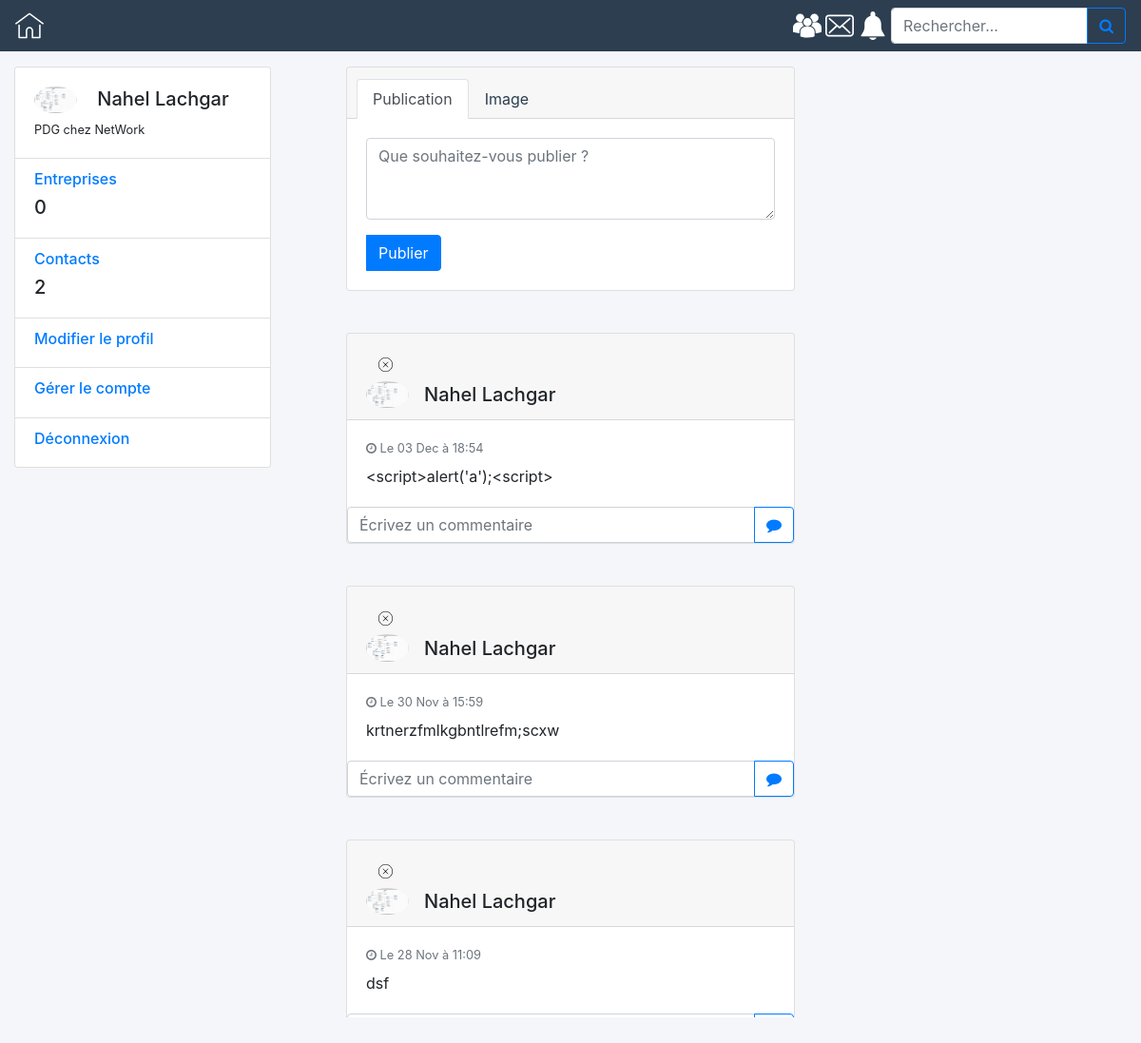
/index.php?action=home (signed in), run on the app's committed database.
### tables this page shows
CREATE TABLE IF NOT EXISTS `users` (
  `id` INT NOT NULL AUTO_INCREMENT,
  `lastName` VARCHAR(45) NULL,
  `name` VARCHAR(45) NOT NULL,
  `email` VARCHAR(45) NOT NULL,
  `phone` VARCHAR(10) NULL,
  `photo` VARCHAR(255) NULL,
  `password` VARCHAR(256) NOT NULL,
  `status` ENUM('company', 'employee') NOT NULL,
  `job` VARCHAR(45) NULL,
  `company` VARCHAR(45) NULL,
  `town` VARCHAR(45) NULL,
  `active` ENUM('activated', 'disabled') NOT NULL,
  PRIMARY KEY (`id`),
  UNIQUE INDEX `id_UNIQUE` (`id` ASC) ,
  UNIQUE INDEX `mail_UNIQUE` (`email` ASC) );

CREATE TABLE IF NOT EXISTS `publications` (
  `id` INT NOT NULL AUTO_INCREMENT,
  `content` LONGTEXT NULL,
  `postDate` DATETIME NULL,
  `type` ENUM('text', 'image') NOT NULL,
  PRIMARY KEY (`id`),
  UNIQUE INDEX `id_UNIQUE` (`id` ASC) );

### model/selectModel.php (called while the page is built, shortened)
<?php
function getProfile($userId)
{
    $db = dbConnect();
    $profile = $db->prepare('SELECT * FROM users WHERE id =?');
    $profile->execute(array($userId));
    $profileFetch = $profile->fetch();
    return $profileFetch;
}
function getContacts($userId)
{
    $db = dbConnect();
    $contactsId = $db->prepare('SELECT user AS id FROM contacts WHERE `status` LIKE "accepted" AND contact = :id
            UNION
            SELECT contact AS id FROM contacts WHERE `status` LIKE "accepted" AND user = :id');
    $contactsId->execute(array(
        "id" => $userId
    ));
    return $contactsId;
}
function getContactsPosts($userId)
{
    $db = dbConnect();
    $contacts = getContacts($userId);
        $contactsFetch = $contacts->fetchAll(PDO::FETCH_ASSOC);
        if (count($contactsFetch) > 1) {
        $posts = $db->prepare('SELECT p.id AS publicationId,p.*,u.lastName AS lastName,u.name AS name, u.job AS job, u.company AS company, u.id AS contactId,u.photo AS photo FROM users u
            JOIN post ON u.id = post.user
            JOIN publications p ON post.publication = p.id
            WHERE post.user = ? OR post.user = ?
            ORDER BY p.postDate DESC');
        for ($i = 0; $i < count($contactsFetch); $i++) {
            $posts->execute(array($contactsFetch[$i]['id'], $userId));
            $postsFetch = $posts->fetchAll(PDO::FETCH_ASSOC);
            $contactsPosts[$i] = $postsFetch;
        }
        if (count($contactsPosts) > 1) {
            for ($i = 1; $i < (count($contactsPosts) - 1); $i++) {
                $contactsPosts[0] = array_merge($contactsPosts[$i], $contactsPosts[0]);
            }
            $contactsPosts = array_merge($contactsPosts[$i], $contactsPosts[0]);
            function deleteDouble($array)
            {
                $i = 0;
                while ($i < count($array) - 1) {
                    $j = $i + 1;
                    while ($j < count($array)) {
                        if (!isset($array[$i])) {
                            $i++;
                        }
                        if (!isset($array[$j])) {
                            $j++;
                        } else if (isset($array[$j])) {
                            if ($array[$i]['id'] == $array[$j]['id']) {
                                unset($array[$j]);
                                $j++;
                            } else if ($array[$i]['id'] != $array[$j]['id']) {
                                $j++;
                            }
                        }
                    }
                    $i++;
                }
                $array = array_values($array);
                return $array;
            }
            $contactsPosts = deleteDouble($contactsPosts);
            function arraySortId($array)
            {
                $i = 0;
                while ($i < count($array) - 1) {
                    if ($array[$i]['postDate'] <= $array[$i + 1]['postDate']) {
                        $tmp = $array[$i]['postDate'];
                        $array[$i + 1]['postDate'] = $array[$i]['postDate'];
                        $array[$i + 1]['postDate'] = $tmp;
                        $i++;
                    }
                    $i++;
                }
                return $array;
            }
            $contactsPosts = arraySortId($contactsPosts);
        }
    } else if (count($contactsFetch)==1) {
        $posts = $db->prepare('SELECT p.*,u.lastName AS lastName,u.name AS name, u.job AS job, u.company AS company, u.id AS contactId,u.photo AS photo FROM users u
            JOIN post ON u.id = post.user
            JOIN publications p ON post.publication = p.id
            WHERE post.user = ? OR post.user = ?
            ORDER BY p.postDate DESC');
        $posts->execute(array($contactsFetch[0]['id'], $userId));
        $contactsPosts = $posts -> fetchAll(PDO::FETCH_ASSOC);
    } else if (count($contactsFetch)==0) {
        $posts = getUserPosts($userId);
        $contactsPosts = $posts -> fetchAll(PDO::FETCH_ASSOC);
    }
    return $contactsPosts;
}
function getContactsCount($userId)
{
    $db = dbConnect();
    $contactsCount1 = $db->prepare('SELECT COUNT(*) AS contactsNb FROM contacts
    JOIN users ON contacts.user = users.id
    WHERE users.status LIKE "employee" AND contacts.contact=:id AND contacts.status="accepted"');
    $contactsCount1->execute(array("id" => $userId));
    $contactsFetch1 = $contactsCount1->fetch();
    $contactsCount2 = $db->prepare('SELECT COUNT(*) AS contactsNb
    FROM contacts
    JOIN users ON contacts.contact = users.id WHERE users.status LIKE "employee" AND user=:id AND contacts.status="accepted"');
    $contactsCount2->execute(array("id" => $userId));
    $contactsFetch2 = $contactsCount2->fetch();
    $contactsCount = $contactsFetch1['contactsNb'] + $contactsFetch2['contactsNb'];
    return $contactsCount;
}
function getFollowedCompaniesCount($userId)
{
    $db = dbConnect();
    $followedCompaniesCount1 = $db->prepare('SELECT COUNT(*) AS companiesNb FROM contacts
    JOIN users ON contacts.user = users.id
    WHERE users.status LIKE "company" AND contacts.contact=:id');
    $followedCompaniesCount1->execute(array("id" => $userId));
    $followedCompaniesFetch1 = $followedCompaniesCount1->fetch();
    $followedCompaniesCount2 = $db->prepare('SELECT COUNT(*) AS companiesNb
    FROM contacts
    JOIN users ON contacts.contact = users.id WHERE users.status LIKE "company" AND user=:id');
    $followedCompaniesCount2->execute(array("id" => $userId));
    $followedCompaniesFetch2 = $followedCompaniesCount2->fetch();
    $followedCompaniesCount = $followedCompaniesFetch1['companiesNb'] + $followedCompaniesFetch2['companiesNb'];
    return $followedCompaniesCount;
}
?>

### view/homeViewEmployee.php (the view, shortened to what this page needs)
    <div class="container-fluid gedf-wrapper">
        <div class="row">
            <div class="col-md-3">
                <div class="card">
                    <div class="card-body">
                    <?php
 if($_SESSION['state']=='activated') {
    echo "<div class='h5'>";
}
else {
    echo "<div class='h5' style='color:#798081;'>";
}
?>
                        <img class="rounded-circle" width="45" src="./img/profile/<?= $profile['photo'] ?>" alt="Photo de profil">&nbsp&nbsp&nbsp
                        <?= $profile['name'] . ' ' . $profile['lastName'] ?></div>
                        <div class="h7">
                            <?= $profile['job'] . ' chez ' . $profile['company'] ?>
                        </div>
                    </div>
                    <ul class="list-group list-group-flush">
                        <li class="list-group-item">
                            <div class="h6 text-muted"><a href="index.php?action=companyList">Entreprises</a></div>
                            <div class="h5"><?= $followedCompaniesNb ?></div>
                        </li>
                        <li class="list-group-item">
                            <div class="h6 text-muted"><a href="index.php?action=contactList">Contacts</a></div>
                            <div class="h5"><?= $contactsNb ?></div>
                        </li>
                        <li class="list-group-item">
                            <div class="h6 text-muted"><a href="index.php?action=updateProfile">Modifier le profil</a></div>
                        </li>
                        <li class="list-group-item">
                            <div class="h6 text-muted"><a href="index.php?action=deleteView">Gérer le compte</a></div>
                        </li>
                        <li class="list-group-item">
                            <div class="h6 text-muted"><a href="index.php?action=disconnect">Déconnexion</a></div>
                        </li>
                    </ul>
                </div>
            </div>
            <div class="col-md-6 gedf-main">
            <?php
            if($_SESSION['state']=='activated') {
            ?>
        <div style="overflow: scroll; height:1000px" class="posts">
                <div class="card gedf-card">
                    <div class="card-header">
                        <ul class="nav nav-tabs card-header-tabs" id="myTab" role="tablist">
                            <li class="nav-item">
                                <a class="nav-link active" id="posts-tab" data-toggle="tab" href="#posts" role="tab" aria-controls="posts" aria-selected="true">Publication</a>
                            </li>
                            <li class="nav-item">
                                <a class="nav-link" id="images-tab" data-toggle="tab" role="tab" aria-controls="images" aria-selected="false" href="#images">Image</a>
                            </li>
                        </ul>
                    </div>
                    <div class="card-body"><?php if(!empty($errorExt)): echo "<i><h6 style='color:red;'>".$errorExt."</h6></i>"; endif ?>
                        <div class="tab-content" id="myTabContent">
                            <div class="tab-pane fade show active" id="posts" role="tabpanel" aria-labelledby="posts-tab">
                                <div class="form-group">
                                    <form enctype="multipart/form-data" action="index.php?action=post" method="POST">
                                    <textarea name="content"  class="form-control" id="message" rows="3" placeholder="Que souhaitez-vous publier ?"></textarea>
                                </div>
                            </div>
                        </div>
                        <div class="btn-toolbar justify-content-between">
                            <div class="btn-group">
                                <button type="submit" class="btn btn-primary">Publier</button>
                            </div>
                        </div>
                    </div>
                </div>
                <div>
                    <?php
                    if (isset($contactsPosts)) {
                        if ($contactsPosts > 1) {
                            for ($i = 0; $i < count($contactsPosts); $i++) :
                            ?>
                            <div id="<?=$contactsPosts[$i]['id']?>" class="card gedf-card">
                                <div class="card-header">
                                <?php if ($contactsPosts[$i]['contactId'] == $_SESSION['id']):?>
                                        <button type="submit" class="deletePost btn btn-link">
                                            <span><img width=15 src="img/icon/cross.svg"></span>
                                        </button>
                                   <?php endif?>
                                    <div class="d-flex justify-content-between align-items-center">
                                        <div class="d-flex justify-content-between align-items-center">
                                            <?php if ($contactsPosts[$i]['contactId'] !== $_SESSION['id']) : ?>
                                                <div class="mr-2">
                                                    <img class="rounded-circle" width="45px" src="./img/profile/<?= $contactsPosts[$i]['photo'] ?>" alt="Photo de profil">
                                                </div>
                                            <?php else : ?>
                                                <div class="mr-2">
                                                    <img class="rounded-circle" width="45px" src="./img/profile/<?= $profile['photo'] ?>" alt="photo de profil">
                                                </div>
                                            <?php endif ?>
                                            <div class="ml-2">
                                            <?php if ($contactsPosts[$i]['contactId'] !== $_SESSION['id']) : ?>
                                                <form action="index.php?action=profilePage" method="POST">
                                            <input type="hidden" name="contactId" value="<?= $contactsPosts[$i]['id'] ?>">
                                                    <input type="hidden" name="token" value="0">
                                                    <div class="h5 m-0">
                                                        <button style="color:black;font-size:1.1em;text-decoration:none" type="submit" class="btn btn-link">
                                                            <?= $contactsPosts[$i]['name'] . ' ' . $contactsPosts[$i]['lastName'] ?>
                                                        </button>
                                                    </div>
                                                </form>
                                            <?php else : ?>
                                                <div class="h5 m-0"><?= $contactsPosts[$i]['name'] . ' ' . $contactsPosts[$i]['lastName'] ?></div>
                                            <?php endif ?>
                                            </div>
                                        </div>
                                    </div>
                                </div>
                                <div class="card-body">
                                    <div class="text-muted h7 mb-2"> <i class="fa fa-clock-o"></i> <?= strftime("Le %d %b à %R", strtotime($contactsPosts[$i]['postDate'])) ?></div>
                                    <div class="card-text">
                                        <?php if ($contactsPosts[$i]['type'] == "text") : ?>
                                            <?= $contactsPosts[$i]['content'] ?>
                                        <?php endif ?>
                                    </div>
                                </div>
                                    <div class="input-group">
                                        <input type="text" name="comment" placeholder="Écrivez un commentaire" class="comment form-control"  aria-describedby="button-addon2">
                                        <div class="input-group-append">
                                        <button class="btn btn-outline-primary" id="sendComment">
                                            <i class="fa fa-comment"></i>
                                        </button>
                        </div>
                                </div>
                            </div>
                            <?php
                            endfor;
                        } else {
                            echo "abcd";
                        }
                    } else {
                        echo ("Vous n'avez aucune publication a afficher");
                    }
                    ?>
                </div>
            </div>
                </div>
<?php
 }
else {
    echo "<br/><center>Votre compte est désactivé. Vous devez le réactiver pour pouvoir accéder à cette fonctionnalité.</center>";
}
?>
    </div>
    <?php
    require_once('view/template.php');
    ?>

### data on the page
users: photo (picture), name "Nahel", lastName "Lachgar", job "PDG", company "NetWork", publications.postDate "Le 03 Dec à 18:54", publications.content "<script>alert('a');<script>", publications.postDate "Le 30 Nov à 15:59", publications.content "krtnerzfmlkgbntlrefm;scxw", publications.postDate "Le 28 Nov à 11:09", publications.content "dsf"

### other printed values
$followedCompaniesNb "0"
$contactsNb "2"
